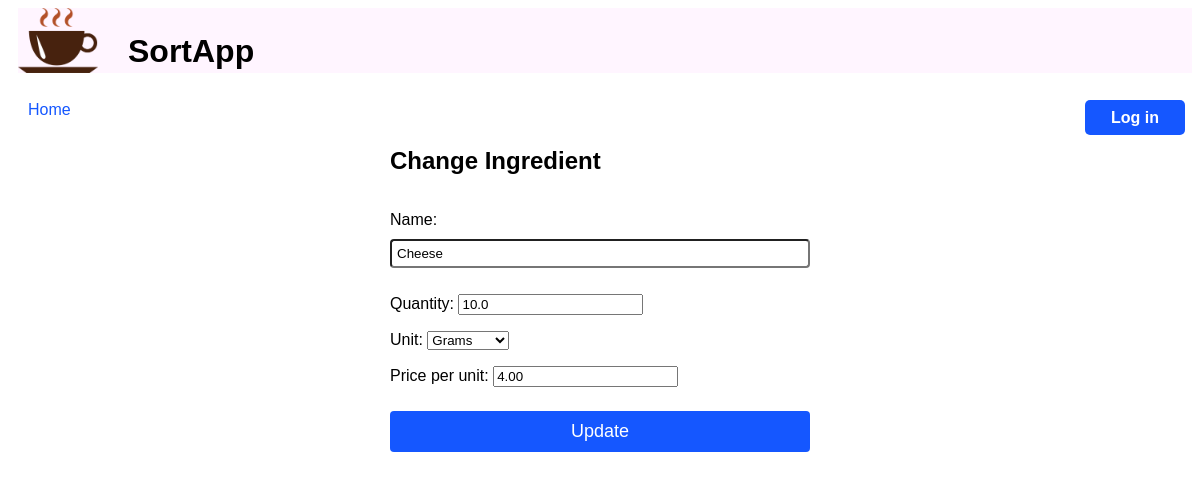
The app's page /pantry/3/update/ with its own data.
### inventory/models.py (models this page shows, shortened)
class Ingredient(models.Model):
    POUNDS = "PD"
    KILOGRAMS = "KG"
    GRAMS = "GR"
    MILLILITERS = "ML"
    LITERS = "LT"
    UNIT = "UN"
    SPOON = "SP"
    UNIT_CHOICES = [
        (POUNDS, "Pounds"),
        (KILOGRAMS, "Kilograms"),
        (GRAMS, "Grams"),
        (MILLILITERS, "Milliliters"),
        (LITERS, "Liters"),
        (UNIT, "Unit"),
        (SPOON, "Spoon"),
    ]
    name = models.CharField(max_length=30, unique=True)
    quantity = models.FloatField(default=0.0)
    unit = models.CharField(max_length=2, choices=UNIT_CHOICES)
    price_per_unit = models.DecimalField(max_digits=5, decimal_places=2)

### inventory/views.py (the view)
class UpdateIngredientView(UpdateView):
    model = Ingredient
    template_name = "inventory/update_ingredient.html"
    form_class = IngredientForm

### inventory/forms.py
class IngredientForm(forms.ModelForm):
  class Meta:
    model = Ingredient
    fields = "__all__"

### inventory/templates/inventory/update_ingredient.html (shortened to what this page needs)
{% extends './base.html' %}
{% block content %}
{% load static %}
<link rel="stylesheet" type="text/css" href="{% static 'inventory/add_form.css' %}">
<div class="add-form">
    <h2>Change Ingredient</h2>
    <form method="post">
        <div>
            {{ form.as_p }}
            <input type="submit" value="Update" />
        </div>
    </form>
</div>
{% endblock %}

### inventory/static/inventory/header.css (style rules this page uses)
body { font-family: Arial, Helvetica, sans-serif; }

### inventory/static/inventory/add_form.css (style rules this page uses)
body { font-family: Arial; }
.add-form { display: flex; width: 420px; flex-direction: column; margin: auto; }
input[type=submit] { background-color: #1557ff; color: white; padding: 10px 14px; margin: 8px 0; border: none; border-radius: 4px; cursor: pointer; width: 100%; font-size: 18px; }
input[type=text], input[type=password] { margin: 10px 0; padding: 5px; width: 100%; border-radius: 4px; }

### records on screen
Ingredient: name "Cheese", quantity "10.0", unit "Grams", price_per_unit "4.00"
